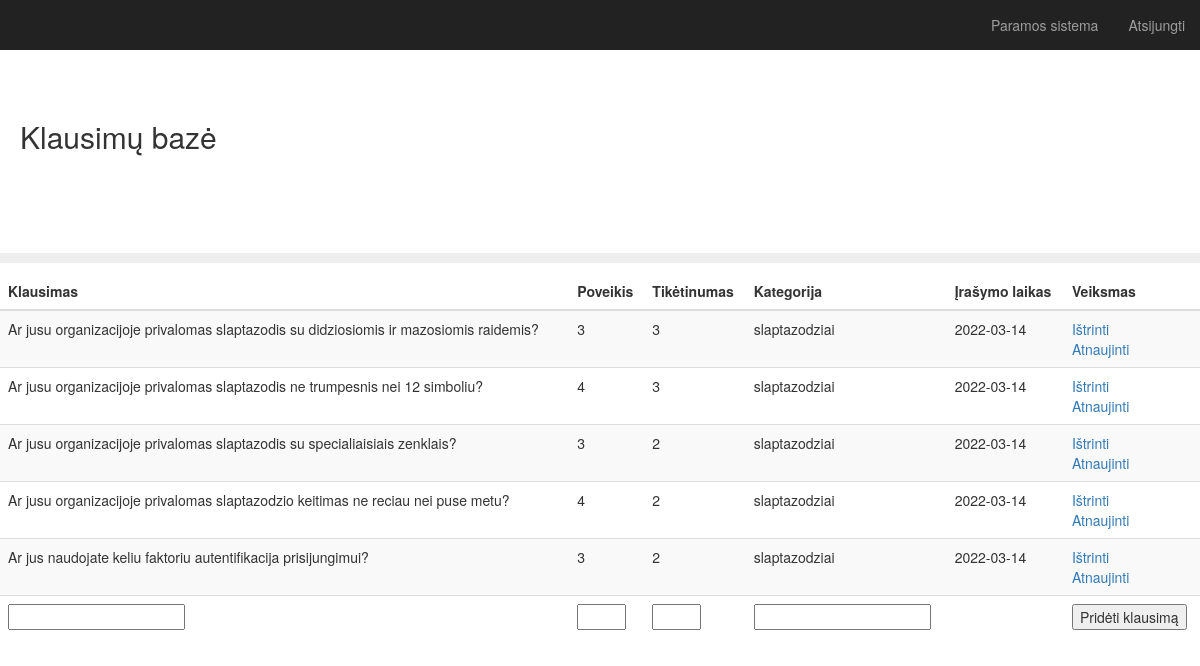
Screenshot of / (signed in) with the database file from the repository.
### app.py (models this page shows)
class Question(db.Model):
    id = db.Column(db.Integer, primary_key=True)
    question = db.Column(db.String(200), nullable=False)
    impact = db.Column(db.Integer, nullable=False)
    likelihood = db.Column(db.Integer, nullable=False)
    category = db.Column(db.String(30), nullable=False)
    date_created = db.Column(db.DateTime, default=datetime.utcnow)

### app.py (the view)
@app.route('/', methods=['POST', 'GET'])
@login_required
def index():
    if request.method == 'POST':
        new_question = request.form['question']
        new_impact = request.form['impact']
        new_likelihood = request.form['likelihood']
        new_category = request.form['category']
        update = Question(question=new_question, impact=new_impact, likelihood=new_likelihood, category=new_category )
        try:
            db.session.add(update)
            db.session.commit()
            return redirect('/')
        except:
            return 'There was an issue adding your row'
    else:
        rows = Question.query.order_by(Question.date_created).all()
        return render_template('index.html', rows=rows)

### app.py (called while the page is built)
@login_manager.user_loader
def load_user(user_id):
    return User.query.get(int(user_id))

### templates/index.html (shortened to what this page needs)
{% extends "bootstrap/base.html" %}
{% block styles %}
{{super()}}
<link rel="stylesheet" href="{{url_for('.static', filename='main.css')}}">
{% endblock %}
{% block content %}
    <nav class="navbar navbar-inverse navbar-fixed-top">
      <div class="container-fluid">
        <div id="navbar" class="navbar-collapse collapse">
          <ul class="nav navbar-nav navbar-right">
            <li><a href="{{ url_for('survey') }}">Paramos sistema</a></li>
            <li><a href="{{ url_for('logout') }}">Atsijungti</a></li>
          </ul>
        </div>
      </div>
    </nav>
  <h2 class="sub-header">Klausimų bazė</h2>
          <div class="table-responsive">
            <table class="table table-striped">
              <thead>
                <tr>
                  <th>Klausimas</th>
                  <th>Poveikis</th>
                  <th>Tikėtinumas</th>
                  <th>Kategorija</th>
                  <th>Įrašymo laikas</th>
                  <th>Veiksmas</th>
                </tr>
              </thead>
              <tbody>
                {% for row in rows %}
                <tr>
                    <td>{{ row.question }}</td>
                    <td>{{ row.impact }}</td>
                    <td>{{ row.likelihood }}</td>
                    <td>{{ row.category }}</td>
                    <td>{{ row.date_created.date() }}</td>
                    <td>
                        <a href="/delete/{{row.id}}">Ištrinti</a>
                        <br>
                        <a href="/update/{{row.id}}">Atnaujinti</a>
                    </td>
                </tr>
            {% endfor %}
            <tr>
              <div class="form">
                  <form action="/" method="POST">
                      <td><input type="text" name="question" id="question"></td>
                      <td><input type="number" name="impact" id="impact" min="1" max="5" required></td>
                      <td><input type="number" name="likelihood" id="likelihood" min="1" max="5" required></td>
                      <td><input type="text" name="category" id="category" required></td>
                      <td></td>
                      <td><input type="submit" value="Pridėti klausimą"></td>
                  </form>
              </div>
            </tr>
              </tbody>
{% endblock %}

### static/main.css (style rules this page uses)
body { padding-top: 50px; }
.sub-header { padding-top: 50px; padding-bottom: 100px; border-bottom: 10px solid #eee; padding-right: 20px; padding-left: 20px; }
.navbar-fixed-top { border: 0; }

### rows the page displays
Question: question "Ar jusu organizacijoje privalomas slaptazodis su didziosiomis ir mazosiomis raidemis?", impact "3", likelihood "3", category "slaptazodziai", date_created "2022-03-14"
Question: question "Ar jusu organizacijoje privalomas slaptazodis ne trumpesnis nei 12 simboliu?", impact "4", likelihood "3", category "slaptazodziai", date_created "2022-03-14"
Question: question "Ar jusu organizacijoje privalomas slaptazodis su specialiaisiais zenklais?", impact "3", likelihood "2", category "slaptazodziai", date_created "2022-03-14"
Question: question "Ar jusu organizacijoje privalomas slaptazodzio keitimas ne reciau nei puse metu?", impact "4", likelihood "2", category "slaptazodziai", date_created "2022-03-14"
Question: question "Ar jus naudojate keliu faktoriu autentifikacija prisijungimui?", impact "3", likelihood "2", category "slaptazodziai", date_created "2022-03-14"
